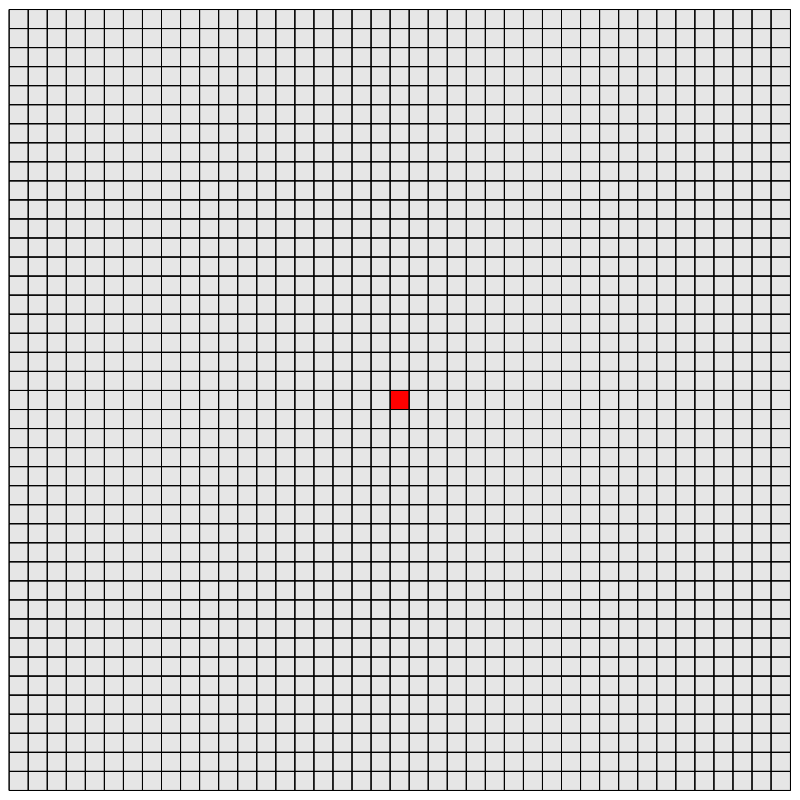
Frame 1 (no input)
Frame 60 (no input): identical to frame 1, image omitted
Frame 120 (the mouse pressed at the canvas centre since frame 60): identical to frame 1, image omitted

The p5.js sketch that drew this single still picture (run headless with seeded random() and noise() and a simulated clock; from frame 60 on, the mouse is pressed at the canvas centre):

// p5.js sketch
// ── sketch.js
var nodes = [];
var N = 41;
var pix_size = 800;
var button_validate;
var availableFirefightersTextArea;
var scoreTextArea;
var availableFirefighters;

function setup() {
	createCanvas(pix_size,pix_size);
	var pas = pix_size/(N+1);
	for(var i=1; i<=N; i++) {
		var x = i*pas;
		for(var j=1; j<=N; j++) {
			var y = j*pas;
			var index = (i-1)*N+j-1;
			append(nodes, new Noeud(x,y,pas,pas));
			if(i>1) {
				var index2 = (i-2)*N+j-1;
				nodes[index2].add_neighbor(nodes[index]);
				nodes[index].add_neighbor(nodes[index2]);
			}
			if(j>1) {
				var index2 = (i-1)*N+j-2;
				nodes[index2].add_neighbor(nodes[index]);
				nodes[index].add_neighbor(nodes[index2]);
			}
		}
	}
	availableFirefighters = 2;
	button_validate = createButton("Valider");
	button_validate.mousePressed(newTurn);
	button_validate.position(pix_size/2,pix_size+20);
	availableFirefightersTextArea=createElement('h3',"");
	scoreTextArea=createElement('h3',"");
	setAvailableFirefightersText();
	//nodes[int(N*N/2+N/2)].burn();
	nodes[int(nodes.length/2)].burn();
}

function draw() {
	background(255);
	for(var i=0; i<nodes.length; i++) {
		nodes[i].draw();
	}
}

function mousePressed() {
	var pas = pix_size/(N+1);
	var i = Math.floor(mouseX/pas-0.5);
	var j = Math.floor(mouseY/pas-0.5);
	var index = i*N+j;
	
	if(i>=0 && i<N && j>=0 && j<N) {
		state = nodes[index].state;
		if(state == "empty" && availableFirefighters > 0) {
			nodes[index].state = "deploying";
			availableFirefighters--;
		}
		if(state == "deploying") {
			nodes[index].state = "empty";
			availableFirefighters ++;
		}
		setAvailableFirefightersText();
	}
}

function setAvailableFirefightersText()
{
	var plural = "";
	if(availableFirefighters >1) {
		plural = "s";
	}
	var s=availableFirefighters+" pompier"+plural;
	s += " disponible"+plural;
	availableFirefightersTextArea.elt.innerHTML = s;
}

function setScoreText(n)
{
	var plural = "";
	if(n >1) {
		plural = "s";
	}
	var s="Score : "+n+" case"+plural;
	s += " brûlée"+plural;
	scoreTextArea.elt.innerHTML = s;
}

function newTurn()
{
	var newBurned = propagate();
	if(newBurned == 0) {
		var totalBurned=0;
		for(var i=0; i<nodes.length; i++) {
			if(nodes[i].state == "burned") {
				totalBurned++;
			}
		}
		setScoreText(totalBurned)
	}
}

function keyPressed() {
	if (keyCode === ENTER) {
		newTurn();
	}
}

function propagate() {
	var newBurned = [];
	for(var i=0; i<nodes.length; i++) {
		if(nodes[i].state == "recently burned") {
			for(var j=0; j<nodes[i].neighbors.length; j++) {
				append(newBurned,nodes[i].neighbors[j]);
			}
			nodes[i].state = "burned";
		}
		if(nodes[i].state == "deploying") {
			nodes[i].state = "protected";
			availableFirefighters++;
		}
	}
	for(var i=0; i<newBurned.length;i++) {
		newBurned[i].burn();
	}
	
	setAvailableFirefightersText();
	return newBurned.length;
}

// ── pompier.js
class Noeud {
	constructor(x,y,w,h) {
		this.x = x;
		this.y = y;
		this.width = w;
		this.height = h;
		this.neighbors = [];
		this.state = "empty"; // Not burned, not protected
		// this.state = "deploying"; // Scheduled protection
		// this.state = "protected"; // Protected
		// this.state = "recently burned"; // Recently burned
		// this.state = "burned"; // Burned
	}
	
	burn() {
		if(this.state == "empty") {
			this.state = "recently burned";
		}
	}
	
	protect() {
		if(this.state == "empty") {
			this.state = "deploying";
			return true;
		}
		return false;
	}
	
	add_neighbor(neighbor) {
		append(this.neighbors,neighbor);
	}
	
	draw() {
		if(this.state == "empty") {
			fill(230,230,230);
		} else if(this.state == "deploying") {
			fill(0,255,0);
		}
		else if(this.state == "protected") {
			fill(0,150,0);
		}
		else if(this.state == "recently burned") {
			fill(255,0,0);
		}
		else if(this.state == "burned") {
			fill(150,0,0);
		}
			
		rect(this.x-this.width/2,this.y-this.height/2,this.width,this.height);
		noFill();
		stroke(0);
		rect(this.x-this.width/2,this.y-this.height/2,this.width,this.height);
	}
}
